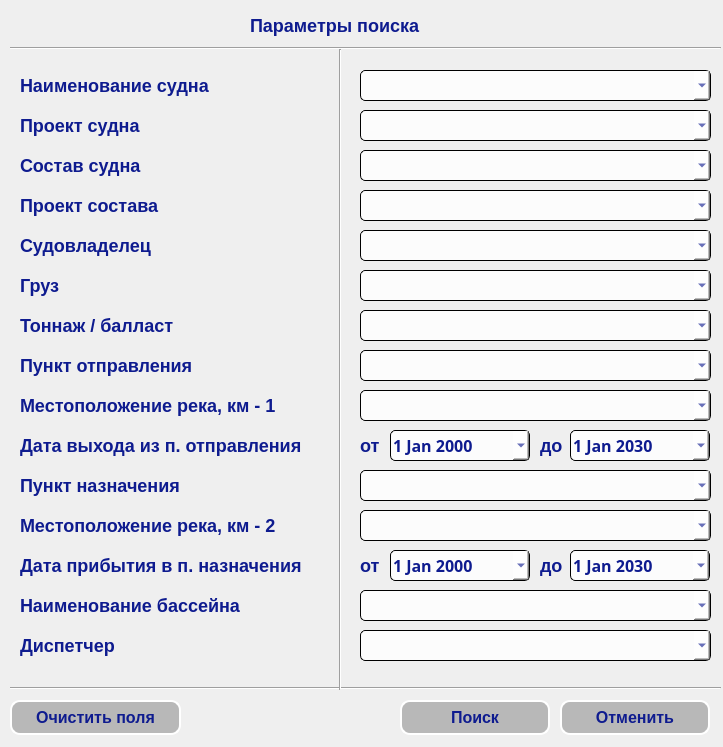
<?xml version="1.0" encoding="UTF-8"?>
<ui version="4.0">
 <class>searchWindow</class>
 <widget class="QDialog" name="searchWindow">
  <property name="geometry">
   <rect>
    <x>0</x>
    <y>0</y>
    <width>723</width>
    <height>747</height>
   </rect>
  </property>
  <property name="windowTitle">
   <string>Dialog</string>
  </property>
  <widget class="QDateEdit" name="date_enterFrom">
   <property name="geometry">
    <rect>
     <x>390</x>
     <y>550</y>
     <width>140</width>
     <height>31</height>
    </rect>
   </property>
   <property name="minimumSize">
    <size>
     <width>140</width>
     <height>31</height>
    </size>
   </property>
   <property name="maximumSize">
    <size>
     <width>140</width>
     <height>31</height>
    </size>
   </property>
   <property name="font">
    <font>
     <family>19px</family>
     <pointsize>12</pointsize>
     <weight>75</weight>
     <italic>false</italic>
     <bold>true</bold>
    </font>
   </property>
   <property name="styleSheet">
    <string notr="true">QDateEdit{
  border-style: outset;
  border-width: 1px;
  border-radius: 5px;
  color: rgb(14,27,143);
  background-color: rgba(255, 255, 255, 200);
}
QDateEdit:hover{
border-width: 3px;
border-radius: 13px;
border-color:white;
color:black;
background-color: rgba(255, 255, 255, 150);
}</string>
   </property>
   <property name="dateTime">
    <datetime>
     <hour>0</hour>
     <minute>0</minute>
     <second>0</second>
     <year>2000</year>
     <month>1</month>
     <day>1</day>
    </datetime>
   </property>
   <property name="minimumDateTime">
    <datetime>
     <hour>0</hour>
     <minute>0</minute>
     <second>0</second>
     <year>2000</year>
     <month>1</month>
     <day>1</day>
    </datetime>
   </property>
   <property name="maximumDate">
    <date>
     <year>2030</year>
     <month>1</month>
     <day>1</day>
    </date>
   </property>
   <property name="minimumDate">
    <date>
     <year>2000</year>
     <month>1</month>
     <day>1</day>
    </date>
   </property>
   <property name="calendarPopup">
    <bool>true</bool>
   </property>
  </widget>
  <widget class="QComboBox" name="cbox_shipName">
   <property name="geometry">
    <rect>
     <x>360</x>
     <y>70</y>
     <width>351</width>
     <height>31</height>
    </rect>
   </property>
   <property name="minimumSize">
    <size>
     <width>0</width>
     <height>0</height>
    </size>
   </property>
   <property name="maximumSize">
    <size>
     <width>16777215</width>
     <height>16777215</height>
    </size>
   </property>
   <property name="font">
    <font>
     <family>16</family>
     <weight>75</weight>
     <italic>false</italic>
     <bold>true</bold>
    </font>
   </property>
   <property name="styleSheet">
    <string notr="true">QComboBox{
  border-style: outset;
  border-width: 1px;
  border-radius: 5px;
font: bold, 16;
  color: rgb(14,27,143);
  background-color: rgba(255, 255, 255, 200);
}
QComboBox:hover{
border-width: 3px;
border-radius: 13px;
border-color:white;
color:black;
background-color: rgba(255, 255, 255, 150);
}</string>
   </property>
   <property name="currentText">
    <string/>
   </property>
  </widget>
  <widget class="Line" name="line_2">
   <property name="geometry">
    <rect>
     <x>10</x>
     <y>680</y>
     <width>711</width>
     <height>16</height>
    </rect>
   </property>
   <property name="orientation">
    <enum>Qt::Horizontal</enum>
   </property>
  </widget>
  <widget class="QLabel" name="label_15">
   <property name="geometry">
    <rect>
     <x>20</x>
     <y>70</y>
     <width>300</width>
     <height>31</height>
    </rect>
   </property>
   <property name="minimumSize">
    <size>
     <width>300</width>
     <height>31</height>
    </size>
   </property>
   <property name="maximumSize">
    <size>
     <width>300</width>
     <height>31</height>
    </size>
   </property>
   <property name="font">
    <font>
     <pointsize>-1</pointsize>
     <weight>75</weight>
     <italic>false</italic>
     <bold>true</bold>
    </font>
   </property>
   <property name="styleSheet">
    <string notr="true">QLabel{
color:rgb(14, 27, 143);
font: bold 18px;
}</string>
   </property>
   <property name="text">
    <string>Наименование судна</string>
   </property>
   <property name="alignment">
    <set>Qt::AlignLeading|Qt::AlignLeft|Qt::AlignVCenter</set>
   </property>
  </widget>
  <widget class="QLabel" name="label_14">
   <property name="geometry">
    <rect>
     <x>20</x>
     <y>550</y>
     <width>300</width>
     <height>31</height>
    </rect>
   </property>
   <property name="minimumSize">
    <size>
     <width>300</width>
     <height>31</height>
    </size>
   </property>
   <property name="maximumSize">
    <size>
     <width>300</width>
     <height>31</height>
    </size>
   </property>
   <property name="font">
    <font>
     <pointsize>-1</pointsize>
     <weight>75</weight>
     <italic>false</italic>
     <bold>true</bold>
    </font>
   </property>
   <property name="styleSheet">
    <string notr="true">QLabel{
color:rgb(14, 27, 143);
font: bold 18px;
}</string>
   </property>
   <property name="text">
    <string>Дата прибытия в п. назначения</string>
   </property>
   <property name="alignment">
    <set>Qt::AlignLeading|Qt::AlignLeft|Qt::AlignVCenter</set>
   </property>
  </widget>
  <widget class="QPushButton" name="butt_accept">
   <property name="geometry">
    <rect>
     <x>400</x>
     <y>700</y>
     <width>150</width>
     <height>35</height>
    </rect>
   </property>
   <property name="styleSheet">
    <string notr="true">QPushButton{
  border-style: outset;
  border-width: 2px;
  border-radius: 10px;
  background-color: rgba(100, 100, 100, 100);
  font: bold 16px;
 color:rgb(14, 27, 143);
border-color: white;
  width: 3em;
  padding: 6px;
}
QPushButton:hover{
border-width: 3px;
border-radius: 13px;
border-color:white;
color:black;
background-color: rgba(255, 255, 255, 150);
}

QPushButton:pressed{
background-color: rgba(255, 255, 255, 200);
}</string>
   </property>
   <property name="text">
    <string>Поиск</string>
   </property>
  </widget>
  <widget class="QLabel" name="label_12">
   <property name="geometry">
    <rect>
     <x>20</x>
     <y>350</y>
     <width>300</width>
     <height>31</height>
    </rect>
   </property>
   <property name="minimumSize">
    <size>
     <width>300</width>
     <height>31</height>
    </size>
   </property>
   <property name="maximumSize">
    <size>
     <width>300</width>
     <height>31</height>
    </size>
   </property>
   <property name="font">
    <font>
     <pointsize>-1</pointsize>
     <weight>75</weight>
     <italic>false</italic>
     <bold>true</bold>
    </font>
   </property>
   <property name="styleSheet">
    <string notr="true">QLabel{
color:rgb(14, 27, 143);
font: bold 18px;
}</string>
   </property>
   <property name="text">
    <string>Пункт отправления</string>
   </property>
   <property name="alignment">
    <set>Qt::AlignLeading|Qt::AlignLeft|Qt::AlignVCenter</set>
   </property>
  </widget>
  <widget class="QLabel" name="label_18">
   <property name="geometry">
    <rect>
     <x>540</x>
     <y>430</y>
     <width>30</width>
     <height>31</height>
    </rect>
   </property>
   <property name="minimumSize">
    <size>
     <width>30</width>
     <height>0</height>
    </size>
   </property>
   <property name="maximumSize">
    <size>
     <width>30</width>
     <height>16777215</height>
    </size>
   </property>
   <property name="font">
    <font>
     <pointsize>-1</pointsize>
     <weight>75</weight>
     <italic>false</italic>
     <bold>true</bold>
    </font>
   </property>
   <property name="styleSheet">
    <string notr="true">QLabel{
color:rgb(14, 27, 143);
font: bold 18px;
}</string>
   </property>
   <property name="text">
    <string>до</string>
   </property>
   <property name="alignment">
    <set>Qt::AlignLeading|Qt::AlignLeft|Qt::AlignVCenter</set>
   </property>
  </widget>
  <widget class="QLabel" name="label_20">
   <property name="geometry">
    <rect>
     <x>360</x>
     <y>550</y>
     <width>30</width>
     <height>31</height>
    </rect>
   </property>
   <property name="minimumSize">
    <size>
     <width>30</width>
     <height>0</height>
    </size>
   </property>
   <property name="maximumSize">
    <size>
     <width>30</width>
     <height>16777215</height>
    </size>
   </property>
   <property name="font">
    <font>
     <pointsize>-1</pointsize>
     <weight>75</weight>
     <italic>false</italic>
     <bold>true</bold>
    </font>
   </property>
   <property name="styleSheet">
    <string notr="true">QLabel{
color:rgb(14, 27, 143);
font: bold 18px;
}</string>
   </property>
   <property name="text">
    <string>от</string>
   </property>
   <property name="alignment">
    <set>Qt::AlignLeading|Qt::AlignLeft|Qt::AlignVCenter</set>
   </property>
  </widget>
  <widget class="QDateEdit" name="date_exitFrom">
   <property name="geometry">
    <rect>
     <x>390</x>
     <y>430</y>
     <width>140</width>
     <height>31</height>
    </rect>
   </property>
   <property name="minimumSize">
    <size>
     <width>140</width>
     <height>31</height>
    </size>
   </property>
   <property name="maximumSize">
    <size>
     <width>140</width>
     <height>31</height>
    </size>
   </property>
   <property name="font">
    <font>
     <family>19px</family>
     <pointsize>12</pointsize>
     <weight>75</weight>
     <italic>false</italic>
     <bold>true</bold>
    </font>
   </property>
   <property name="styleSheet">
    <string notr="true">QDateEdit{
  border-style: outset;
  border-width: 1px;
  border-radius: 5px;
  color: rgb(14,27,143);
  background-color: rgba(255, 255, 255, 200);
}
QDateEdit:hover{
border-width: 3px;
border-radius: 13px;
border-color:white;
color:black;
background-color: rgba(255, 255, 255, 150);
}</string>
   </property>
   <property name="dateTime">
    <datetime>
     <hour>0</hour>
     <minute>0</minute>
     <second>0</second>
     <year>2000</year>
     <month>1</month>
     <day>1</day>
    </datetime>
   </property>
   <property name="minimumDateTime">
    <datetime>
     <hour>0</hour>
     <minute>0</minute>
     <second>0</second>
     <year>2000</year>
     <month>1</month>
     <day>1</day>
    </datetime>
   </property>
   <property name="maximumDate">
    <date>
     <year>2030</year>
     <month>1</month>
     <day>1</day>
    </date>
   </property>
   <property name="minimumDate">
    <date>
     <year>2000</year>
     <month>1</month>
     <day>1</day>
    </date>
   </property>
   <property name="calendarPopup">
    <bool>true</bool>
   </property>
  </widget>
  <widget class="QComboBox" name="cbox_destination">
   <property name="geometry">
    <rect>
     <x>360</x>
     <y>470</y>
     <width>351</width>
     <height>31</height>
    </rect>
   </property>
   <property name="minimumSize">
    <size>
     <width>0</width>
     <height>0</height>
    </size>
   </property>
   <property name="maximumSize">
    <size>
     <width>16777215</width>
     <height>16777215</height>
    </size>
   </property>
   <property name="font">
    <font>
     <family>16</family>
     <weight>75</weight>
     <italic>false</italic>
     <bold>true</bold>
    </font>
   </property>
   <property name="styleSheet">
    <string notr="true">QComboBox{
  border-style: outset;
  border-width: 1px;
  border-radius: 5px;
font: bold, 16;
  color: rgb(14,27,143);
  background-color: rgba(255, 255, 255, 200);
}
QComboBox:hover{
border-width: 3px;
border-radius: 13px;
border-color:white;
color:black;
background-color: rgba(255, 255, 255, 150);
}</string>
   </property>
   <property name="currentText">
    <string/>
   </property>
  </widget>
  <widget class="QComboBox" name="cbox_cargo">
   <property name="geometry">
    <rect>
     <x>360</x>
     <y>270</y>
     <width>351</width>
     <height>31</height>
    </rect>
   </property>
   <property name="minimumSize">
    <size>
     <width>0</width>
     <height>0</height>
    </size>
   </property>
   <property name="maximumSize">
    <size>
     <width>16777215</width>
     <height>16777215</height>
    </size>
   </property>
   <property name="font">
    <font>
     <family>16</family>
     <weight>75</weight>
     <italic>false</italic>
     <bold>true</bold>
    </font>
   </property>
   <property name="styleSheet">
    <string notr="true">QComboBox{
  border-style: outset;
  border-width: 1px;
  border-radius: 5px;
font: bold, 16;
  color: rgb(14,27,143);
  background-color: rgba(255, 255, 255, 200);
}
QComboBox:hover{
border-width: 3px;
border-radius: 13px;
border-color:white;
color:black;
background-color: rgba(255, 255, 255, 150);
}</string>
   </property>
   <property name="currentText">
    <string/>
   </property>
  </widget>
  <widget class="QComboBox" name="cbox_shipowner">
   <property name="geometry">
    <rect>
     <x>360</x>
     <y>230</y>
     <width>351</width>
     <height>31</height>
    </rect>
   </property>
   <property name="minimumSize">
    <size>
     <width>0</width>
     <height>0</height>
    </size>
   </property>
   <property name="maximumSize">
    <size>
     <width>16777215</width>
     <height>16777215</height>
    </size>
   </property>
   <property name="font">
    <font>
     <family>16</family>
     <weight>75</weight>
     <italic>false</italic>
     <bold>true</bold>
    </font>
   </property>
   <property name="styleSheet">
    <string notr="true">QComboBox{
  border-style: outset;
  border-width: 1px;
  border-radius: 5px;
font: bold, 16;
  color: rgb(14,27,143);
  background-color: rgba(255, 255, 255, 200);
}
QComboBox:hover{
border-width: 3px;
border-radius: 13px;
border-color:white;
color:black;
background-color: rgba(255, 255, 255, 150);
}</string>
   </property>
   <property name="currentText">
    <string/>
   </property>
  </widget>
  <widget class="QLabel" name="label_13">
   <property name="geometry">
    <rect>
     <x>20</x>
     <y>470</y>
     <width>300</width>
     <height>31</height>
    </rect>
   </property>
   <property name="minimumSize">
    <size>
     <width>300</width>
     <height>31</height>
    </size>
   </property>
   <property name="maximumSize">
    <size>
     <width>300</width>
     <height>31</height>
    </size>
   </property>
   <property name="font">
    <font>
     <pointsize>-1</pointsize>
     <weight>75</weight>
     <italic>false</italic>
     <bold>true</bold>
    </font>
   </property>
   <property name="styleSheet">
    <string notr="true">QLabel{
color:rgb(14, 27, 143);
font: bold 18px;
}</string>
   </property>
   <property name="text">
    <string>Пункт назначения</string>
   </property>
   <property name="alignment">
    <set>Qt::AlignLeading|Qt::AlignLeft|Qt::AlignVCenter</set>
   </property>
  </widget>
  <widget class="QLabel" name="label_9">
   <property name="geometry">
    <rect>
     <x>20</x>
     <y>230</y>
     <width>300</width>
     <height>31</height>
    </rect>
   </property>
   <property name="minimumSize">
    <size>
     <width>300</width>
     <height>31</height>
    </size>
   </property>
   <property name="maximumSize">
    <size>
     <width>300</width>
     <height>31</height>
    </size>
   </property>
   <property name="font">
    <font>
     <pointsize>-1</pointsize>
     <weight>75</weight>
     <italic>false</italic>
     <bold>true</bold>
    </font>
   </property>
   <property name="styleSheet">
    <string notr="true">QLabel{
color:rgb(14, 27, 143);
font: bold 18px;
}</string>
   </property>
   <property name="text">
    <string>Судовладелец</string>
   </property>
   <property name="alignment">
    <set>Qt::AlignLeading|Qt::AlignLeft|Qt::AlignVCenter</set>
   </property>
  </widget>
  <widget class="QDateEdit" name="date_exitBefore">
   <property name="geometry">
    <rect>
     <x>570</x>
     <y>430</y>
     <width>140</width>
     <height>31</height>
    </rect>
   </property>
   <property name="minimumSize">
    <size>
     <width>140</width>
     <height>31</height>
    </size>
   </property>
   <property name="maximumSize">
    <size>
     <width>140</width>
     <height>31</height>
    </size>
   </property>
   <property name="font">
    <font>
     <family>19px</family>
     <pointsize>12</pointsize>
     <weight>75</weight>
     <italic>false</italic>
     <bold>true</bold>
    </font>
   </property>
   <property name="styleSheet">
    <string notr="true">QDateEdit{
  border-style: outset;
  border-width: 1px;
  border-radius: 5px;
  color: rgb(14,27,143);
  background-color: rgba(255, 255, 255, 200);
}
QDateEdit:hover{
border-width: 3px;
border-radius: 13px;
border-color:white;
color:black;
background-color: rgba(255, 255, 255, 150);
}</string>
   </property>
   <property name="dateTime">
    <datetime>
     <hour>23</hour>
     <minute>59</minute>
     <second>59</second>
     <year>2030</year>
     <month>1</month>
     <day>1</day>
    </datetime>
   </property>
   <property name="minimumDateTime">
    <datetime>
     <hour>0</hour>
     <minute>0</minute>
     <second>0</second>
     <year>2000</year>
     <month>1</month>
     <day>1</day>
    </datetime>
   </property>
   <property name="maximumDate">
    <date>
     <year>2030</year>
     <month>1</month>
     <day>1</day>
    </date>
   </property>
   <property name="minimumDate">
    <date>
     <year>2000</year>
     <month>1</month>
     <day>1</day>
    </date>
   </property>
   <property name="calendarPopup">
    <bool>true</bool>
   </property>
  </widget>
  <widget class="QLabel" name="label_16">
   <property name="geometry">
    <rect>
     <x>20</x>
     <y>430</y>
     <width>300</width>
     <height>31</height>
    </rect>
   </property>
   <property name="minimumSize">
    <size>
     <width>300</width>
     <height>31</height>
    </size>
   </property>
   <property name="maximumSize">
    <size>
     <width>300</width>
     <height>31</height>
    </size>
   </property>
   <property name="font">
    <font>
     <pointsize>-1</pointsize>
     <weight>75</weight>
     <italic>false</italic>
     <bold>true</bold>
    </font>
   </property>
   <property name="styleSheet">
    <string notr="true">QLabel{
color:rgb(14, 27, 143);
font: bold 18px;
}</string>
   </property>
   <property name="text">
    <string>Дата выхода из п. отправления</string>
   </property>
   <property name="alignment">
    <set>Qt::AlignLeading|Qt::AlignLeft|Qt::AlignVCenter</set>
   </property>
  </widget>
  <widget class="QPushButton" name="butt_clearFilter">
   <property name="geometry">
    <rect>
     <x>10</x>
     <y>700</y>
     <width>171</width>
     <height>35</height>
    </rect>
   </property>
   <property name="styleSheet">
    <string notr="true">QPushButton{
  border-style: outset;
  border-width: 2px;
  border-radius: 10px;
  background-color: rgba(100, 100, 100, 100);
  font: bold 16px;
 color:rgb(14, 27, 143);
border-color: white;
  width: 3em;
  padding: 6px;
}
QPushButton:hover{
border-width: 3px;
border-radius: 13px;
border-color:white;
color:black;
background-color: rgba(255, 255, 255, 150);
}

QPushButton:pressed{
background-color: rgba(255, 255, 255, 200);
}</string>
   </property>
   <property name="text">
    <string>Очистить поля</string>
   </property>
  </widget>
  <widget class="QLabel" name="label_17">
   <property name="geometry">
    <rect>
     <x>360</x>
     <y>430</y>
     <width>30</width>
     <height>31</height>
    </rect>
   </property>
   <property name="minimumSize">
    <size>
     <width>30</width>
     <height>0</height>
    </size>
   </property>
   <property name="maximumSize">
    <size>
     <width>30</width>
     <height>16777215</height>
    </size>
   </property>
   <property name="font">
    <font>
     <pointsize>-1</pointsize>
     <weight>75</weight>
     <italic>false</italic>
     <bold>true</bold>
    </font>
   </property>
   <property name="styleSheet">
    <string notr="true">QLabel{
color:rgb(14, 27, 143);
font: bold 18px;
}</string>
   </property>
   <property name="text">
    <string>от</string>
   </property>
   <property name="alignment">
    <set>Qt::AlignLeading|Qt::AlignLeft|Qt::AlignVCenter</set>
   </property>
  </widget>
  <widget class="QComboBox" name="cbox_departure">
   <property name="geometry">
    <rect>
     <x>360</x>
     <y>350</y>
     <width>351</width>
     <height>31</height>
    </rect>
   </property>
   <property name="minimumSize">
    <size>
     <width>0</width>
     <height>0</height>
    </size>
   </property>
   <property name="maximumSize">
    <size>
     <width>16777215</width>
     <height>16777215</height>
    </size>
   </property>
   <property name="font">
    <font>
     <family>16</family>
     <weight>75</weight>
     <italic>false</italic>
     <bold>true</bold>
    </font>
   </property>
   <property name="styleSheet">
    <string notr="true">QComboBox{
  border-style: outset;
  border-width: 1px;
  border-radius: 5px;
font: bold, 16;
  color: rgb(14,27,143);
  background-color: rgba(255, 255, 255, 200);
}
QComboBox:hover{
border-width: 3px;
border-radius: 13px;
border-color:white;
color:black;
background-color: rgba(255, 255, 255, 150);
}</string>
   </property>
   <property name="currentText">
    <string/>
   </property>
  </widget>
  <widget class="QPushButton" name="butt_cancel">
   <property name="geometry">
    <rect>
     <x>560</x>
     <y>700</y>
     <width>150</width>
     <height>35</height>
    </rect>
   </property>
   <property name="styleSheet">
    <string notr="true">QPushButton{
  border-style: outset;
  border-width: 2px;
  border-radius: 10px;
  background-color: rgba(100, 100, 100, 100);
  font: bold 16px;
 color:rgb(14, 27, 143);
border-color: white;
  width: 3em;
  padding: 6px;
}
QPushButton:hover{
border-width: 3px;
border-radius: 13px;
border-color:white;
color:black;
background-color: rgba(255, 255, 255, 150);
}

QPushButton:pressed{
background-color: rgba(255, 255, 255, 200);
}</string>
   </property>
   <property name="text">
    <string>Отменить</string>
   </property>
  </widget>
  <widget class="QLabel" name="label_19">
   <property name="geometry">
    <rect>
     <x>540</x>
     <y>550</y>
     <width>30</width>
     <height>31</height>
    </rect>
   </property>
   <property name="minimumSize">
    <size>
     <width>30</width>
     <height>0</height>
    </size>
   </property>
   <property name="maximumSize">
    <size>
     <width>30</width>
     <height>16777215</height>
    </size>
   </property>
   <property name="font">
    <font>
     <pointsize>-1</pointsize>
     <weight>75</weight>
     <italic>false</italic>
     <bold>true</bold>
    </font>
   </property>
   <property name="styleSheet">
    <string notr="true">QLabel{
color:rgb(14, 27, 143);
font: bold 18px;
}</string>
   </property>
   <property name="text">
    <string>до</string>
   </property>
   <property name="alignment">
    <set>Qt::AlignLeading|Qt::AlignLeft|Qt::AlignVCenter</set>
   </property>
  </widget>
  <widget class="Line" name="line">
   <property name="geometry">
    <rect>
     <x>330</x>
     <y>49</y>
     <width>20</width>
     <height>641</height>
    </rect>
   </property>
   <property name="orientation">
    <enum>Qt::Vertical</enum>
   </property>
  </widget>
  <widget class="Line" name="line_3">
   <property name="geometry">
    <rect>
     <x>10</x>
     <y>40</y>
     <width>711</width>
     <height>16</height>
    </rect>
   </property>
   <property name="orientation">
    <enum>Qt::Horizontal</enum>
   </property>
  </widget>
  <widget class="QDateEdit" name="date_enterBefore">
   <property name="geometry">
    <rect>
     <x>570</x>
     <y>550</y>
     <width>140</width>
     <height>31</height>
    </rect>
   </property>
   <property name="minimumSize">
    <size>
     <width>140</width>
     <height>31</height>
    </size>
   </property>
   <property name="maximumSize">
    <size>
     <width>140</width>
     <height>31</height>
    </size>
   </property>
   <property name="font">
    <font>
     <family>19px</family>
     <pointsize>12</pointsize>
     <weight>75</weight>
     <italic>false</italic>
     <bold>true</bold>
    </font>
   </property>
   <property name="styleSheet">
    <string notr="true">QDateEdit{
  border-style: outset;
  border-width: 1px;
  border-radius: 5px;
  color: rgb(14,27,143);
  background-color: rgba(255, 255, 255, 200);
}
QDateEdit:hover{
border-width: 3px;
border-radius: 13px;
border-color:white;
color:black;
background-color: rgba(255, 255, 255, 150);
}</string>
   </property>
   <property name="dateTime">
    <datetime>
     <hour>23</hour>
     <minute>59</minute>
     <second>59</second>
     <year>2030</year>
     <month>1</month>
     <day>1</day>
    </datetime>
   </property>
   <property name="minimumDateTime">
    <datetime>
     <hour>0</hour>
     <minute>0</minute>
     <second>0</second>
     <year>2000</year>
     <month>1</month>
     <day>1</day>
    </datetime>
   </property>
   <property name="maximumDate">
    <date>
     <year>2030</year>
     <month>1</month>
     <day>1</day>
    </date>
   </property>
   <property name="minimumDate">
    <date>
     <year>2000</year>
     <month>1</month>
     <day>1</day>
    </date>
   </property>
   <property name="calendarPopup">
    <bool>true</bool>
   </property>
  </widget>
  <widget class="QLabel" name="label_11">
   <property name="geometry">
    <rect>
     <x>20</x>
     <y>270</y>
     <width>300</width>
     <height>31</height>
    </rect>
   </property>
   <property name="minimumSize">
    <size>
     <width>300</width>
     <height>31</height>
    </size>
   </property>
   <property name="maximumSize">
    <size>
     <width>300</width>
     <height>31</height>
    </size>
   </property>
   <property name="font">
    <font>
     <pointsize>-1</pointsize>
     <weight>75</weight>
     <italic>false</italic>
     <bold>true</bold>
    </font>
   </property>
   <property name="styleSheet">
    <string notr="true">QLabel{
color:rgb(14, 27, 143);
font: bold 18px;
}</string>
   </property>
   <property name="text">
    <string>Груз</string>
   </property>
   <property name="alignment">
    <set>Qt::AlignLeading|Qt::AlignLeft|Qt::AlignVCenter</set>
   </property>
  </widget>
  <widget class="QLabel" name="label_10">
   <property name="geometry">
    <rect>
     <x>250</x>
     <y>10</y>
     <width>201</width>
     <height>31</height>
    </rect>
   </property>
   <property name="minimumSize">
    <size>
     <width>176</width>
     <height>0</height>
    </size>
   </property>
   <property name="font">
    <font>
     <pointsize>-1</pointsize>
     <weight>75</weight>
     <italic>false</italic>
     <bold>true</bold>
    </font>
   </property>
   <property name="styleSheet">
    <string notr="true">QLabel{
color:rgb(14, 27, 143);
font: bold 18px;
}</string>
   </property>
   <property name="text">
    <string>Параметры поиска</string>
   </property>
   <property name="alignment">
    <set>Qt::AlignLeading|Qt::AlignLeft|Qt::AlignVCenter</set>
   </property>
  </widget>
  <widget class="QLabel" name="label_21">
   <property name="geometry">
    <rect>
     <x>20</x>
     <y>110</y>
     <width>300</width>
     <height>31</height>
    </rect>
   </property>
   <property name="minimumSize">
    <size>
     <width>300</width>
     <height>31</height>
    </size>
   </property>
   <property name="maximumSize">
    <size>
     <width>300</width>
     <height>31</height>
    </size>
   </property>
   <property name="font">
    <font>
     <pointsize>-1</pointsize>
     <weight>75</weight>
     <italic>false</italic>
     <bold>true</bold>
    </font>
   </property>
   <property name="styleSheet">
    <string notr="true">QLabel{
color:rgb(14, 27, 143);
font: bold 18px;
}</string>
   </property>
   <property name="text">
    <string>Проект судна</string>
   </property>
   <property name="alignment">
    <set>Qt::AlignLeading|Qt::AlignLeft|Qt::AlignVCenter</set>
   </property>
  </widget>
  <widget class="QLabel" name="label_22">
   <property name="geometry">
    <rect>
     <x>20</x>
     <y>150</y>
     <width>300</width>
     <height>31</height>
    </rect>
   </property>
   <property name="minimumSize">
    <size>
     <width>300</width>
     <height>31</height>
    </size>
   </property>
   <property name="maximumSize">
    <size>
     <width>300</width>
     <height>31</height>
    </size>
   </property>
   <property name="font">
    <font>
     <pointsize>-1</pointsize>
     <weight>75</weight>
     <italic>false</italic>
     <bold>true</bold>
    </font>
   </property>
   <property name="styleSheet">
    <string notr="true">QLabel{
color:rgb(14, 27, 143);
font: bold 18px;
}</string>
   </property>
   <property name="text">
    <string>Состав судна</string>
   </property>
   <property name="alignment">
    <set>Qt::AlignLeading|Qt::AlignLeft|Qt::AlignVCenter</set>
   </property>
  </widget>
  <widget class="QLabel" name="label_23">
   <property name="geometry">
    <rect>
     <x>20</x>
     <y>190</y>
     <width>300</width>
     <height>31</height>
    </rect>
   </property>
   <property name="minimumSize">
    <size>
     <width>300</width>
     <height>31</height>
    </size>
   </property>
   <property name="maximumSize">
    <size>
     <width>300</width>
     <height>31</height>
    </size>
   </property>
   <property name="font">
    <font>
     <pointsize>-1</pointsize>
     <weight>75</weight>
     <italic>false</italic>
     <bold>true</bold>
    </font>
   </property>
   <property name="styleSheet">
    <string notr="true">QLabel{
color:rgb(14, 27, 143);
font: bold 18px;
}</string>
   </property>
   <property name="text">
    <string>Проект состава</string>
   </property>
   <property name="alignment">
    <set>Qt::AlignLeading|Qt::AlignLeft|Qt::AlignVCenter</set>
   </property>
  </widget>
  <widget class="QLabel" name="label_25">
   <property name="geometry">
    <rect>
     <x>20</x>
     <y>310</y>
     <width>300</width>
     <height>31</height>
    </rect>
   </property>
   <property name="minimumSize">
    <size>
     <width>300</width>
     <height>31</height>
    </size>
   </property>
   <property name="maximumSize">
    <size>
     <width>300</width>
     <height>31</height>
    </size>
   </property>
   <property name="font">
    <font>
     <pointsize>-1</pointsize>
     <weight>75</weight>
     <italic>false</italic>
     <bold>true</bold>
    </font>
   </property>
   <property name="styleSheet">
    <string notr="true">QLabel{
color:rgb(14, 27, 143);
font: bold 18px;
}</string>
   </property>
   <property name="text">
    <string>Тоннаж / балласт</string>
   </property>
   <property name="alignment">
    <set>Qt::AlignLeading|Qt::AlignLeft|Qt::AlignVCenter</set>
   </property>
  </widget>
  <widget class="QComboBox" name="cbox_location_1">
   <property name="geometry">
    <rect>
     <x>360</x>
     <y>390</y>
     <width>351</width>
     <height>31</height>
    </rect>
   </property>
   <property name="minimumSize">
    <size>
     <width>0</width>
     <height>0</height>
    </size>
   </property>
   <property name="maximumSize">
    <size>
     <width>16777215</width>
     <height>16777215</height>
    </size>
   </property>
   <property name="font">
    <font>
     <family>16</family>
     <weight>75</weight>
     <italic>false</italic>
     <bold>true</bold>
    </font>
   </property>
   <property name="styleSheet">
    <string notr="true">QComboBox{
  border-style: outset;
  border-width: 1px;
  border-radius: 5px;
font: bold, 16;
  color: rgb(14,27,143);
  background-color: rgba(255, 255, 255, 200);
}
QComboBox:hover{
border-width: 3px;
border-radius: 13px;
border-color:white;
color:black;
background-color: rgba(255, 255, 255, 150);
}</string>
   </property>
   <property name="currentText">
    <string/>
   </property>
  </widget>
  <widget class="QLabel" name="label_24">
   <property name="geometry">
    <rect>
     <x>20</x>
     <y>390</y>
     <width>300</width>
     <height>31</height>
    </rect>
   </property>
   <property name="minimumSize">
    <size>
     <width>300</width>
     <height>31</height>
    </size>
   </property>
   <property name="maximumSize">
    <size>
     <width>300</width>
     <height>31</height>
    </size>
   </property>
   <property name="font">
    <font>
     <pointsize>-1</pointsize>
     <weight>75</weight>
     <italic>false</italic>
     <bold>true</bold>
    </font>
   </property>
   <property name="styleSheet">
    <string notr="true">QLabel{
color:rgb(14, 27, 143);
font: bold 18px;
}</string>
   </property>
   <property name="text">
    <string>Местоположение река, км - 1</string>
   </property>
   <property name="alignment">
    <set>Qt::AlignLeading|Qt::AlignLeft|Qt::AlignVCenter</set>
   </property>
  </widget>
  <widget class="QLabel" name="label_26">
   <property name="geometry">
    <rect>
     <x>20</x>
     <y>510</y>
     <width>300</width>
     <height>31</height>
    </rect>
   </property>
   <property name="minimumSize">
    <size>
     <width>300</width>
     <height>31</height>
    </size>
   </property>
   <property name="maximumSize">
    <size>
     <width>300</width>
     <height>31</height>
    </size>
   </property>
   <property name="font">
    <font>
     <pointsize>-1</pointsize>
     <weight>75</weight>
     <italic>false</italic>
     <bold>true</bold>
    </font>
   </property>
   <property name="styleSheet">
    <string notr="true">QLabel{
color:rgb(14, 27, 143);
font: bold 18px;
}</string>
   </property>
   <property name="text">
    <string>Местоположение река, км - 2</string>
   </property>
   <property name="alignment">
    <set>Qt::AlignLeading|Qt::AlignLeft|Qt::AlignVCenter</set>
   </property>
  </widget>
  <widget class="QComboBox" name="cbox_location_2">
   <property name="geometry">
    <rect>
     <x>360</x>
     <y>510</y>
     <width>351</width>
     <height>31</height>
    </rect>
   </property>
   <property name="minimumSize">
    <size>
     <width>0</width>
     <height>0</height>
    </size>
   </property>
   <property name="maximumSize">
    <size>
     <width>16777215</width>
     <height>16777215</height>
    </size>
   </property>
   <property name="font">
    <font>
     <family>16</family>
     <weight>75</weight>
     <italic>false</italic>
     <bold>true</bold>
    </font>
   </property>
   <property name="styleSheet">
    <string notr="true">QComboBox{
  border-style: outset;
  border-width: 1px;
  border-radius: 5px;
font: bold, 16;
  color: rgb(14,27,143);
  background-color: rgba(255, 255, 255, 200);
}
QComboBox:hover{
border-width: 3px;
border-radius: 13px;
border-color:white;
color:black;
background-color: rgba(255, 255, 255, 150);
}</string>
   </property>
   <property name="currentText">
    <string/>
   </property>
  </widget>
  <widget class="QComboBox" name="cbox_poolName">
   <property name="geometry">
    <rect>
     <x>360</x>
     <y>590</y>
     <width>351</width>
     <height>31</height>
    </rect>
   </property>
   <property name="minimumSize">
    <size>
     <width>0</width>
     <height>0</height>
    </size>
   </property>
   <property name="maximumSize">
    <size>
     <width>16777215</width>
     <height>16777215</height>
    </size>
   </property>
   <property name="font">
    <font>
     <family>16</family>
     <weight>75</weight>
     <italic>false</italic>
     <bold>true</bold>
    </font>
   </property>
   <property name="styleSheet">
    <string notr="true">QComboBox{
  border-style: outset;
  border-width: 1px;
  border-radius: 5px;
font: bold, 16;
  color: rgb(14,27,143);
  background-color: rgba(255, 255, 255, 200);
}
QComboBox:hover{
border-width: 3px;
border-radius: 13px;
border-color:white;
color:black;
background-color: rgba(255, 255, 255, 150);
}</string>
   </property>
   <property name="currentText">
    <string/>
   </property>
  </widget>
  <widget class="QLabel" name="label_27">
   <property name="geometry">
    <rect>
     <x>20</x>
     <y>590</y>
     <width>300</width>
     <height>31</height>
    </rect>
   </property>
   <property name="minimumSize">
    <size>
     <width>300</width>
     <height>31</height>
    </size>
   </property>
   <property name="maximumSize">
    <size>
     <width>300</width>
     <height>31</height>
    </size>
   </property>
   <property name="font">
    <font>
     <pointsize>-1</pointsize>
     <weight>75</weight>
     <italic>false</italic>
     <bold>true</bold>
    </font>
   </property>
   <property name="styleSheet">
    <string notr="true">QLabel{
color:rgb(14, 27, 143);
font: bold 18px;
}</string>
   </property>
   <property name="text">
    <string>Наименование бассейна</string>
   </property>
   <property name="alignment">
    <set>Qt::AlignLeading|Qt::AlignLeft|Qt::AlignVCenter</set>
   </property>
  </widget>
  <widget class="QComboBox" name="cbox_dispatcher">
   <property name="geometry">
    <rect>
     <x>360</x>
     <y>630</y>
     <width>351</width>
     <height>31</height>
    </rect>
   </property>
   <property name="minimumSize">
    <size>
     <width>0</width>
     <height>0</height>
    </size>
   </property>
   <property name="maximumSize">
    <size>
     <width>16777215</width>
     <height>16777215</height>
    </size>
   </property>
   <property name="font">
    <font>
     <family>16</family>
     <weight>75</weight>
     <italic>false</italic>
     <bold>true</bold>
    </font>
   </property>
   <property name="styleSheet">
    <string notr="true">QComboBox{
  border-style: outset;
  border-width: 1px;
  border-radius: 5px;
font: bold, 16;
  color: rgb(14,27,143);
  background-color: rgba(255, 255, 255, 200);
}
QComboBox:hover{
border-width: 3px;
border-radius: 13px;
border-color:white;
color:black;
background-color: rgba(255, 255, 255, 150);
}</string>
   </property>
   <property name="currentText">
    <string/>
   </property>
  </widget>
  <widget class="QLabel" name="label_28">
   <property name="geometry">
    <rect>
     <x>20</x>
     <y>630</y>
     <width>300</width>
     <height>31</height>
    </rect>
   </property>
   <property name="minimumSize">
    <size>
     <width>300</width>
     <height>31</height>
    </size>
   </property>
   <property name="maximumSize">
    <size>
     <width>300</width>
     <height>31</height>
    </size>
   </property>
   <property name="font">
    <font>
     <pointsize>-1</pointsize>
     <weight>75</weight>
     <italic>false</italic>
     <bold>true</bold>
    </font>
   </property>
   <property name="styleSheet">
    <string notr="true">QLabel{
color:rgb(14, 27, 143);
font: bold 18px;
}</string>
   </property>
   <property name="text">
    <string>Диспетчер</string>
   </property>
   <property name="alignment">
    <set>Qt::AlignLeading|Qt::AlignLeft|Qt::AlignVCenter</set>
   </property>
  </widget>
  <widget class="QComboBox" name="cbox_tonnage">
   <property name="geometry">
    <rect>
     <x>360</x>
     <y>310</y>
     <width>351</width>
     <height>31</height>
    </rect>
   </property>
   <property name="minimumSize">
    <size>
     <width>0</width>
     <height>0</height>
    </size>
   </property>
   <property name="maximumSize">
    <size>
     <width>16777215</width>
     <height>16777215</height>
    </size>
   </property>
   <property name="font">
    <font>
     <family>16</family>
     <weight>75</weight>
     <italic>false</italic>
     <bold>true</bold>
    </font>
   </property>
   <property name="styleSheet">
    <string notr="true">QComboBox{
  border-style: outset;
  border-width: 1px;
  border-radius: 5px;
font: bold, 16;
  color: rgb(14,27,143);
  background-color: rgba(255, 255, 255, 200);
}
QComboBox:hover{
border-width: 3px;
border-radius: 13px;
border-color:white;
color:black;
background-color: rgba(255, 255, 255, 150);
}</string>
   </property>
   <property name="currentText">
    <string/>
   </property>
  </widget>
  <widget class="QComboBox" name="cbox_draftDesign">
   <property name="geometry">
    <rect>
     <x>360</x>
     <y>190</y>
     <width>351</width>
     <height>31</height>
    </rect>
   </property>
   <property name="minimumSize">
    <size>
     <width>0</width>
     <height>0</height>
    </size>
   </property>
   <property name="maximumSize">
    <size>
     <width>16777215</width>
     <height>16777215</height>
    </size>
   </property>
   <property name="font">
    <font>
     <family>16</family>
     <weight>75</weight>
     <italic>false</italic>
     <bold>true</bold>
    </font>
   </property>
   <property name="styleSheet">
    <string notr="true">QComboBox{
  border-style: outset;
  border-width: 1px;
  border-radius: 5px;
font: bold, 16;
  color: rgb(14,27,143);
  background-color: rgba(255, 255, 255, 200);
}
QComboBox:hover{
border-width: 3px;
border-radius: 13px;
border-color:white;
color:black;
background-color: rgba(255, 255, 255, 150);
}</string>
   </property>
   <property name="currentText">
    <string/>
   </property>
  </widget>
  <widget class="QComboBox" name="cbox_shipComposition">
   <property name="geometry">
    <rect>
     <x>360</x>
     <y>150</y>
     <width>351</width>
     <height>31</height>
    </rect>
   </property>
   <property name="minimumSize">
    <size>
     <width>0</width>
     <height>0</height>
    </size>
   </property>
   <property name="maximumSize">
    <size>
     <width>16777215</width>
     <height>16777215</height>
    </size>
   </property>
   <property name="font">
    <font>
     <family>16</family>
     <weight>75</weight>
     <italic>false</italic>
     <bold>true</bold>
    </font>
   </property>
   <property name="styleSheet">
    <string notr="true">QComboBox{
  border-style: outset;
  border-width: 1px;
  border-radius: 5px;
font: bold, 16;
  color: rgb(14,27,143);
  background-color: rgba(255, 255, 255, 200);
}
QComboBox:hover{
border-width: 3px;
border-radius: 13px;
border-color:white;
color:black;
background-color: rgba(255, 255, 255, 150);
}</string>
   </property>
   <property name="currentText">
    <string/>
   </property>
  </widget>
  <widget class="QComboBox" name="cbox_shipDesign">
   <property name="geometry">
    <rect>
     <x>360</x>
     <y>110</y>
     <width>351</width>
     <height>31</height>
    </rect>
   </property>
   <property name="minimumSize">
    <size>
     <width>0</width>
     <height>0</height>
    </size>
   </property>
   <property name="maximumSize">
    <size>
     <width>16777215</width>
     <height>16777215</height>
    </size>
   </property>
   <property name="font">
    <font>
     <family>16</family>
     <weight>75</weight>
     <italic>false</italic>
     <bold>true</bold>
    </font>
   </property>
   <property name="styleSheet">
    <string notr="true">QComboBox{
  border-style: outset;
  border-width: 1px;
  border-radius: 5px;
font: bold, 16;
  color: rgb(14,27,143);
  background-color: rgba(255, 255, 255, 200);
}
QComboBox:hover{
border-width: 3px;
border-radius: 13px;
border-color:white;
color:black;
background-color: rgba(255, 255, 255, 150);
}</string>
   </property>
   <property name="currentText">
    <string/>
   </property>
  </widget>
 </widget>
 <resources/>
 <connections/>
</ui>
